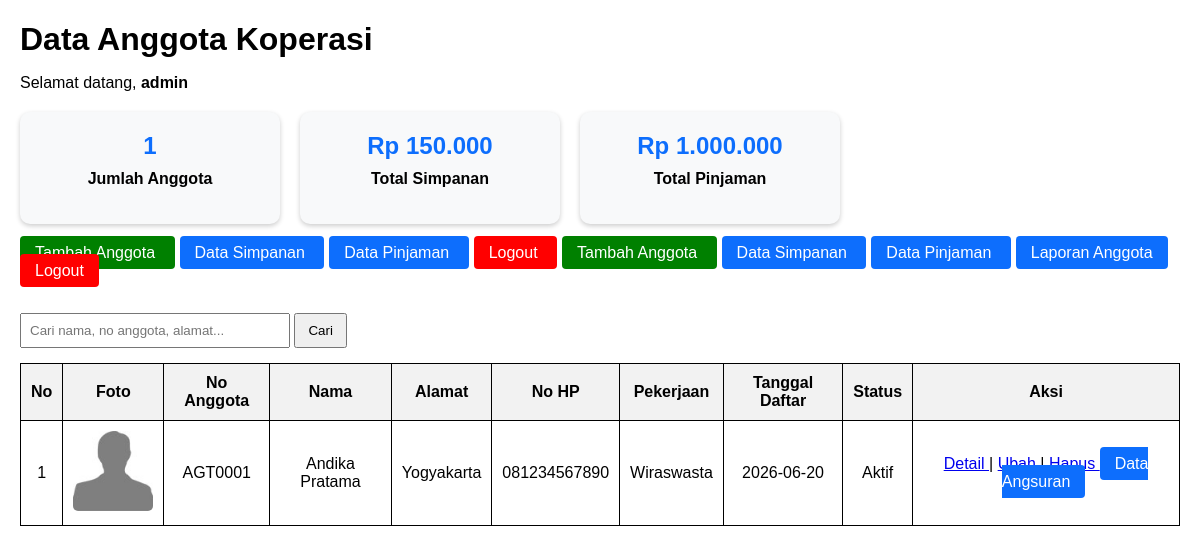
The app's page /index.php (signed in) with its own data.
### tables this page shows
CREATE TABLE `anggota` (
  `id_anggota` int(11) NOT NULL AUTO_INCREMENT,
  `no_anggota` varchar(50) DEFAULT NULL,
  `nama` varchar(255) NOT NULL,
  `alamat` text DEFAULT NULL,
  `no_hp` varchar(20) DEFAULT NULL,
  `pekerjaan` varchar(100) DEFAULT NULL,
  `tanggal_daftar` date NOT NULL,
  `status_anggota` varchar(50) DEFAULT NULL,
  `foto` varchar(255) DEFAULT 'nophoto.jpg',
  PRIMARY KEY (`id_anggota`),
  UNIQUE KEY `no_anggota` (`no_anggota`)
);

### functions.php (called while the page is built, shortened)
<?php
function koneksi()
{
    return mysqli_connect('localhost', 'root', '', 'db_koperasi');
}
function query($query)
{
    $conn = koneksi();
    $result = mysqli_query($conn, $query);
    $rows = [];
    while ($row = mysqli_fetch_assoc($result)) {
        $rows[] = $row;
    }
    return $rows;
}
function jumlahAnggota()
{
    $data = query("
        SELECT COUNT(*) AS total
        FROM anggota
    ");
    return $data[0]['total'] ?? 0;
}
function totalSimpananKeseluruhan()
{
    $data = query("
        SELECT SUM(jumlah) AS total
        FROM simpanan
    ");
    return $data[0]['total'] ?? 0;
}
function totalPinjamanKeseluruhan()
{
    $data = query("
        SELECT SUM(jumlah_pinjaman) AS total
        FROM pinjaman
    ");
    return $data[0]['total'] ?? 0;
}

### index.php (the view, shortened to what this page needs)
<?php
require 'functions.php';
$jumlahAnggota = jumlahAnggota();
$totalSimpanan = totalSimpananKeseluruhan();
$totalPinjaman = totalPinjamanKeseluruhan();
$anggota = query("
    SELECT *
    FROM anggota
    ORDER BY id_anggota ASC
");
?>
<!DOCTYPE html>
<html lang="id">
<head>
</head>
<body>
<h1>Data Anggota Koperasi</h1>
<p>
    Selamat datang,
    <b><?= $_SESSION['username']; ?></b>
</p>
<div class="dashboard">
    <div class="card">
        <h2><?= $jumlahAnggota; ?></h2>
        <p>Jumlah Anggota</p>
    </div>
    <div class="card">
        <h2>
            Rp <?= number_format($totalSimpanan, 0, ',', '.'); ?>
        </h2>
        <p>Total Simpanan</p>
    </div>
    <div class="card">
        <h2>
            Rp <?= number_format($totalPinjaman, 0, ',', '.'); ?>
        </h2>
        <p>Total Pinjaman</p>
    </div>
</div>
<a href="tambah.php" class="btn tambah">
    Tambah Anggota
</a>
<a href="data_simpanan.php" class="btn simpanan">
    Data Simpanan
</a>
<a href="data_pinjaman.php" class="btn simpanan">
    Data Pinjaman
</a>
<a href="logout.php"
   class="btn logout"
   onclick="return confirm('Yakin logout?')">
    Logout
</a>
<a href="tambah.php" class="btn tambah">
    Tambah Anggota
</a>
<a href="data_simpanan.php" class="btn simpanan">
    Data Simpanan
</a>
<a href="data_pinjaman.php" class="btn simpanan">
    Data Pinjaman
</a>
<a href="laporan_anggota.php" class="btn simpanan">
    Laporan Anggota
</a>
<a href="logout.php" class="btn logout">
    Logout
</a>
<br><br>
<form action="" method="post">
    <input
        type="text"
        name="keyword"
        placeholder="Cari nama, no anggota, alamat..."
        autocomplete="off">
    <button type="submit" name="cari">
        Cari
    </button>
</form>
<table>
    <tr>
        <th>No</th>
        <th>Foto</th>
        <th>No Anggota</th>
        <th>Nama</th>
        <th>Alamat</th>
        <th>No HP</th>
        <th>Pekerjaan</th>
        <th>Tanggal Daftar</th>
        <th>Status</th>
        <th>Aksi</th>
    </tr>
    <?php $no = 1; ?>
    <?php foreach ($anggota as $a) : ?>
    <?php
    $foto = !empty($a['foto'])
        ? $a['foto']
        : 'nophoto.jpg';
    ?>
    <tr>
        <td><?= $no++; ?></td>
        <td>
            <img
                src="img/<?= htmlspecialchars($foto); ?>"
                width="80">
        </td>
        <td><?= htmlspecialchars($a['no_anggota']); ?></td>
        <td><?= htmlspecialchars($a['nama']); ?></td>
        <td><?= htmlspecialchars($a['alamat']); ?></td>
        <td><?= htmlspecialchars($a['no_hp']); ?></td>
        <td><?= htmlspecialchars($a['pekerjaan']); ?></td>
        <td><?= htmlspecialchars($a['tanggal_daftar']); ?></td>
        <td><?= htmlspecialchars($a['status_anggota']); ?></td>
        <td>
            <a href="detail.php?id=<?= $a['id_anggota']; ?>">
                Detail
            </a>
            |
            <a href="ubah.php?id=<?= $a['id_anggota']; ?>">
                Ubah
            </a>
            |
            <a
                href="hapus.php?id=<?= $a['id_anggota']; ?>"
                onclick="return confirm('Yakin hapus data?')">
                Hapus
            </a>
            <a href="data_angsuran.php" class="btn simpanan">
                Data Angsuran
            </a>
        </td>
    </tr>
    <?php endforeach; ?>
</table>
</body>
</html>

### index.php (style rules this page uses)
body { font-family: Arial, sans-serif; margin:20px; }
h1 { margin-bottom:5px; }
table { border-collapse: collapse; width:100%; }
table, th, td { border:1px solid #000; }
th { background:#f2f2f2; }
th, td { padding:10px; text-align:center; }
img { border-radius:5px; }
.btn { padding:8px 15px; text-decoration:none; color:white; border-radius:4px; margin-right:5px; }
.tambah { background:green; }
.logout { background:red; }
.simpanan { background:#0d6efd; }
.dashboard { display:flex; flex-wrap:wrap; gap:20px; margin:20px 0; }
.card { width:220px; padding:20px; background:#f8f9fa; border-radius:10px; box-shadow:0 2px 5px rgba(0,0,0,.2); text-align:center; }
.card h2 { margin:0; color:#0d6efd; }
.card p { margin-top:10px; font-weight:bold; }
form { margin:15px 0; }
input[type=text] { padding:8px; width:250px; }
button { padding:8px 12px; cursor:pointer; }

### records on screen
anggota: foto (placeholder picture), no_anggota "AGT0001", nama "Andika Pratama", alamat "Yogyakarta", no_hp "081234567890", pekerjaan "Wiraswasta", tanggal_daftar "2026-06-20", status_anggota "Aktif"

### other values on screen
$_SESSION['username'] "admin"
$jumlahAnggota "1"
$totalSimpanan "150.000"
$totalPinjaman "1.000.000"
